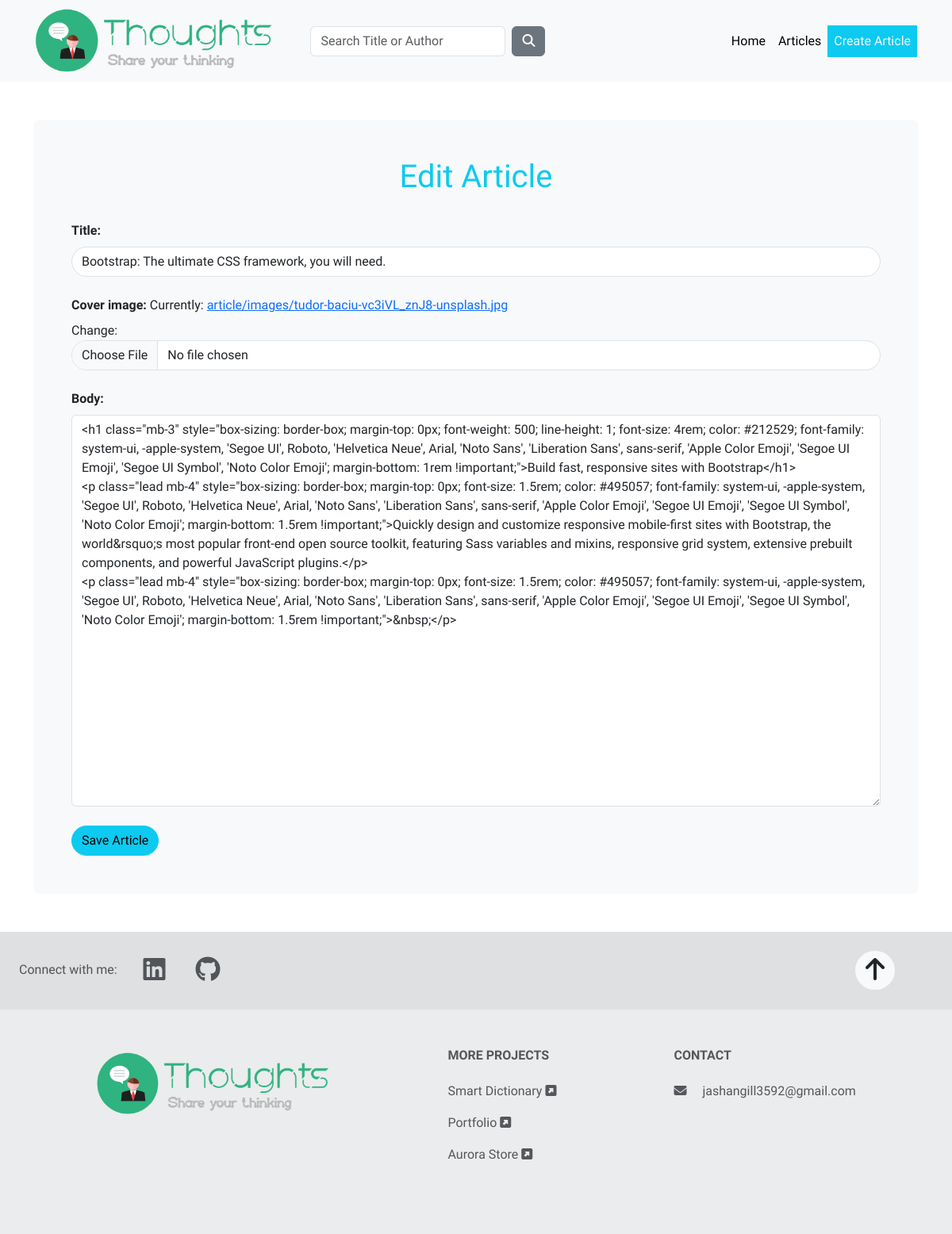
/article/2/edit (signed in), run on the app's committed database.
### article/models.py (models this page shows, shortened)
class Article(models.Model):
    title = models.CharField(max_length=256)
    cover_image = models.ImageField(upload_to="article/images/")
    body = HTMLField()
    modifiedAt = models.DateTimeField(auto_now=True, null=True)
    createdAt = models.DateTimeField(auto_now_add=True, null=True)
    featured = models.BooleanField(default=False)
    user = models.ForeignKey(User, on_delete=models.CASCADE)

### article/views.py (the view, shortened to what this page needs)
# urls.py: path("article/<int:pk>/edit", views.ArticleUpdateView.as_view(), name="article.article_update"),
class ArticleUpdateView(LoginRequiredMixin, UpdateView):
    model = Article
    fields = ['title', 'cover_image', 'body']
    template_name = 'article/update-article.html'
    def get_queryset(self):
        queryset = super(ArticleUpdateView, self).get_queryset()
        queryset = queryset.filter(user=self.request.user)
        return queryset

### article/templates/article/update-article.html (shortened to what this page needs)
{% extends 'base/base.html' %}
{% block content %}
    <div class="row justify-content-center">
        <div class="col-12">
            <form enctype="multipart/form-data" method="POST" class="bg-light rounded-3 p-5 create-article">
                {% load widget_tweaks %}
                <h1 class="text-center text-info">Edit Article</h1>
                <div class="form-group">
                    {{ form.title|add_label_class:'form-label mt-4 fw-bolder'}}
                    {{ form.title|add_class:'form-control rounded-pill' }}
                </div>
                <div class="form-group">
                    {{ form.cover_image|add_label_class:'form-label mt-4 fw-bolder'}}
                    {{ form.cover_image|add_class:'form-control rounded-pill' }}
                </div>
                <div class="form-group">
                    {{ form.body|add_label_class:'form-label mt-4 fw-bolder'}}
                    {{ form.body|add_class:'form-control'|attr:'rows:20'|attr:'cols:20' }}
                </div>
                <input type="submit" class="btn btn-info rounded-pill mt-4" value="Save Article">
            </form>
        </div>
    </div>
{% endblock %}

### static/base/style.css (style rules this page uses)
body { font-family: Quicksand, 'Segoe UI', Tahoma, Geneva, Verdana, sans-serif; }

### data on the page
Article: title|add_label_class "Title:", title "Bootstrap: The ultimate CSS framework, you will need.", cover_image|add_label_class "Cover image:", body|add_label_class "Body:", body "<h1 class=\"mb-3\" style=\"box-sizing: border-box; margin-top: 0px; font-weight: 500; line-height: 1; font-size: 4rem; color: #212529; font-family: system-ui, -apple-system, 'Segoe UI', Roboto, 'Helvetica Neue', Arial, 'Noto Sans', 'Liberation Sans', sans-serif, 'Apple Color Emoji', 'Segoe UI Emoji', 'Segoe UI Symbol', 'Noto Color Emoji'; margin-bottom: 1rem !important;\">Build fast, responsive sites with Bootstrap</h1> <p class=\"lead mb-4\" style=\"box-sizing: border-box; margin-top: 0px; font-size: 1.5rem; color: #495057; font-family: system-ui, -apple-system, 'Segoe UI', Roboto, 'Helvetica Neue', Arial, 'Noto Sans', 'Liberation Sans', sans-serif, 'Apple Color Emoji', 'Segoe UI Emoji', 'Segoe…"
